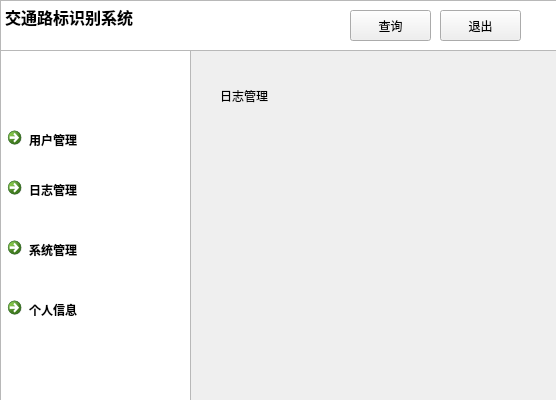
<?xml version="1.0" encoding="UTF-8"?>
<ui version="4.0">
 <class>Form</class>
 <widget class="QWidget" name="Form">
  <property name="geometry">
   <rect>
    <x>0</x>
    <y>0</y>
    <width>556</width>
    <height>400</height>
   </rect>
  </property>
  <property name="windowTitle">
   <string>Form</string>
  </property>
  <widget class="QTextBrowser" name="textBrowser">
   <property name="geometry">
    <rect>
     <x>0</x>
     <y>0</y>
     <width>561</width>
     <height>51</height>
    </rect>
   </property>
   <property name="html">
    <string>&lt;!DOCTYPE HTML PUBLIC &quot;-//W3C//DTD HTML 4.0//EN&quot; &quot;http://www.w3.org/TR/REC-html40/strict.dtd&quot;&gt;
&lt;html&gt;&lt;head&gt;&lt;meta name=&quot;qrichtext&quot; content=&quot;1&quot; /&gt;&lt;style type=&quot;text/css&quot;&gt;
p, li { white-space: pre-wrap; }
&lt;/style&gt;&lt;/head&gt;&lt;body style=&quot; font-family:'SimSun'; font-size:9pt; font-weight:400; font-style:normal;&quot;&gt;
&lt;p style=&quot; margin-top:0px; margin-bottom:0px; margin-left:0px; margin-right:0px; -qt-block-indent:0; text-indent:0px;&quot;&gt;&lt;span style=&quot; font-size:12pt; font-weight:600;&quot;&gt;交通路标识别系统&lt;/span&gt;&lt;/p&gt;&lt;/body&gt;&lt;/html&gt;</string>
   </property>
  </widget>
  <widget class="QPushButton" name="pushButton_photo">
   <property name="geometry">
    <rect>
     <x>350</x>
     <y>10</y>
     <width>81</width>
     <height>31</height>
    </rect>
   </property>
   <property name="text">
    <string>查询</string>
   </property>
  </widget>
  <widget class="QPushButton" name="pushButton_exit">
   <property name="geometry">
    <rect>
     <x>440</x>
     <y>10</y>
     <width>81</width>
     <height>31</height>
    </rect>
   </property>
   <property name="text">
    <string>退出</string>
   </property>
  </widget>
  <widget class="QTextEdit" name="textEdit">
   <property name="geometry">
    <rect>
     <x>0</x>
     <y>50</y>
     <width>191</width>
     <height>351</height>
    </rect>
   </property>
  </widget>
  <widget class="QCommandLinkButton" name="commandLinkButton_user">
   <property name="geometry">
    <rect>
     <x>0</x>
     <y>120</y>
     <width>186</width>
     <height>41</height>
    </rect>
   </property>
   <property name="text">
    <string>用户管理</string>
   </property>
  </widget>
  <widget class="QCommandLinkButton" name="commandLinkButton_journal">
   <property name="geometry">
    <rect>
     <x>0</x>
     <y>170</y>
     <width>186</width>
     <height>41</height>
    </rect>
   </property>
   <property name="text">
    <string>日志管理</string>
   </property>
  </widget>
  <widget class="QCommandLinkButton" name="commandLinkButton_system">
   <property name="geometry">
    <rect>
     <x>0</x>
     <y>230</y>
     <width>186</width>
     <height>41</height>
    </rect>
   </property>
   <property name="text">
    <string>系统管理</string>
   </property>
  </widget>
  <widget class="QCommandLinkButton" name="commandLinkButton_my">
   <property name="geometry">
    <rect>
     <x>0</x>
     <y>290</y>
     <width>186</width>
     <height>41</height>
    </rect>
   </property>
   <property name="text">
    <string>个人信息</string>
   </property>
  </widget>
  <widget class="QLabel" name="label_journal">
   <property name="geometry">
    <rect>
     <x>220</x>
     <y>80</y>
     <width>91</width>
     <height>31</height>
    </rect>
   </property>
   <property name="styleSheet">
    <string notr="true">font: 10pt &quot;Adobe 黑体 Std R&quot;;</string>
   </property>
   <property name="text">
    <string>日志管理</string>
   </property>
  </widget>
 </widget>
 <resources/>
 <connections/>
</ui>
